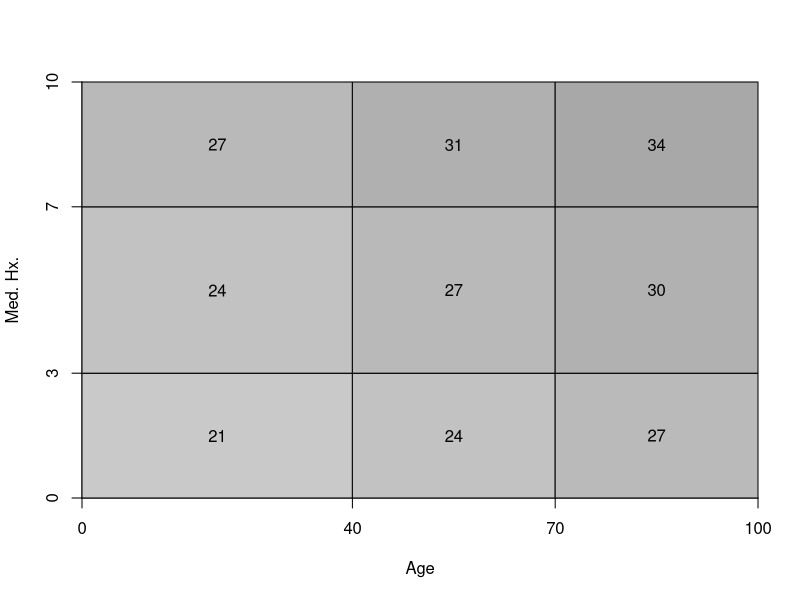
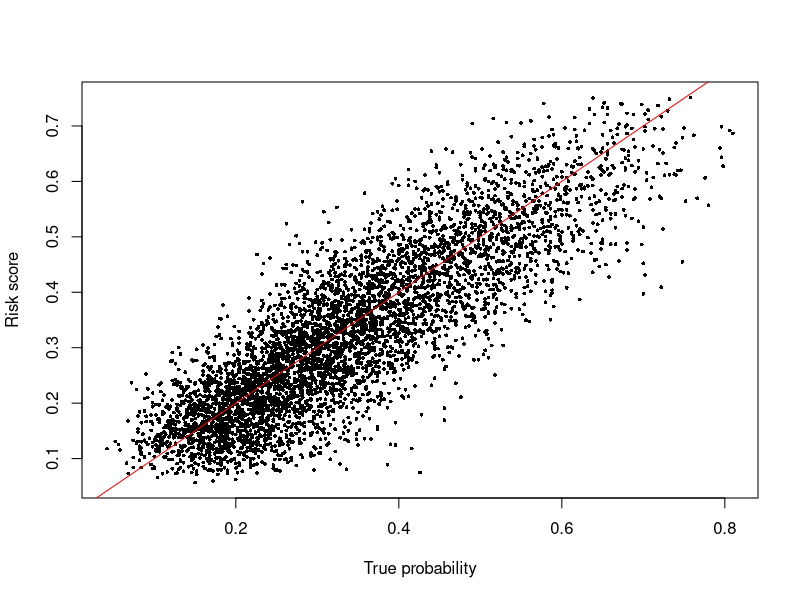
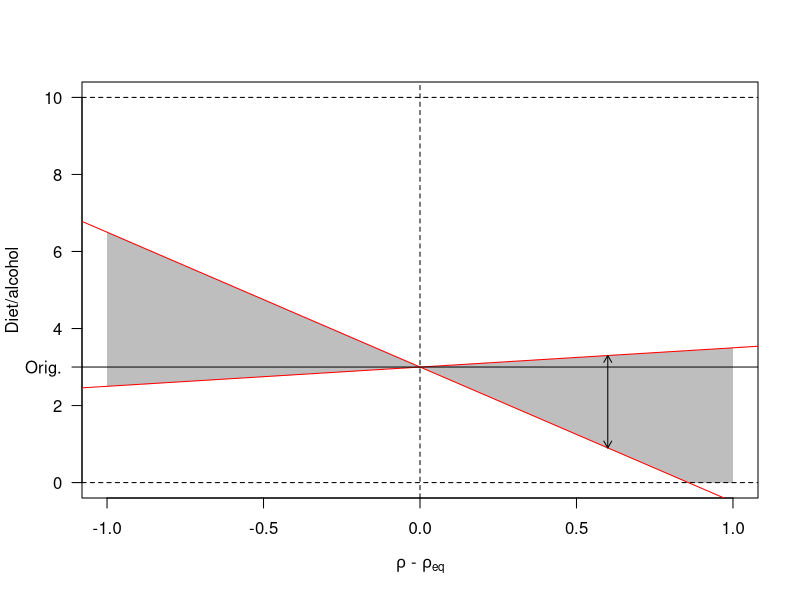
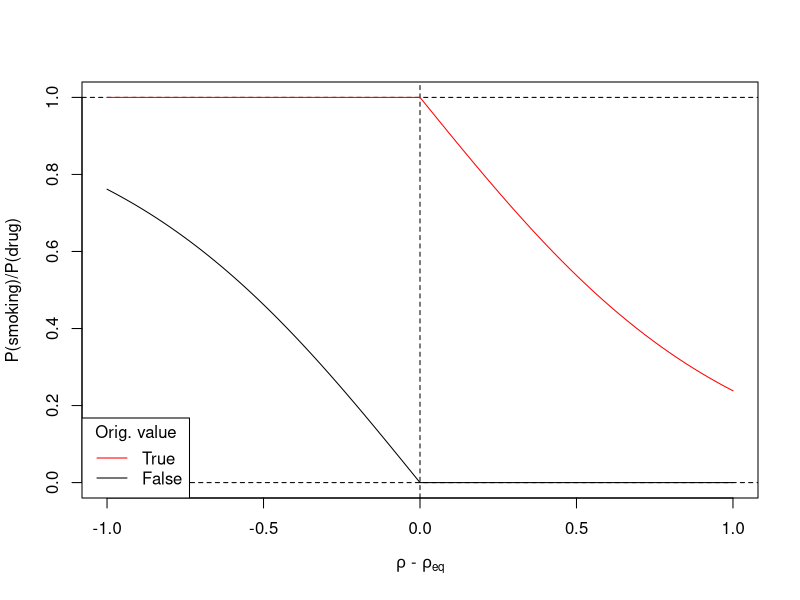

Recreate these plots in R, in order. (Note: a time limit stopped this script after it produced the figures.)
################################################################
################################################################
## Stacked interventions, general simulation                  ##
################################################################
################################################################
## 
## James Liley, April 27 2022
##



################################################################
## Seed, functions, switches, parameters                      ##
################################################################

# Random seed
seed=7364

# Set to TRUE to draw figures
drawfigs=TRUE

# Set to TRUE to save figures
savefigs=FALSE

# Set to TRUE to force a re-run; otherwise, existing objects will be used to draw figures.
rerun=FALSE



################################################################
## Packages, scripts and basic functions                      ##
################################################################

# Packages
library(matrixStats)
library(randomForest)
library(shape)

# Logistic and logit functions
logistic=function(x,a=1) 1/(1+exp(-a*x))
logit=function(x,a=1) (1/a)*log(-1 + 1/x)


################################################################
## Control parameters                                         ##
################################################################


## Settings for main simulation
npop=10000
nmed=10
pmed0=runif(nmed,0,0.5)

## General parameter controlling strength of intervention; higher=heavier intervention.
gamma=0.5

# Eventual number of epochs
e=20 

## Absolute size of coefficients for modifiable and non-modifiable covariates respectively
mod_scale=1
nmod_scale=0.5

# Degree of randomness in intervention. If >3*gamma, then intervention can move covariates in the 'wrong' direction.
int_r0=2

# Method for model fitting; "rf" or "glm"
fmodel="rf"


################################################################
## Simulate covariates of a random population                 ##
################################################################


##' @name newX
##' @description generates a random matrix of size npop containing
##'  medical-like covariates
##' @param seed random seed
##' @param npop size of population to simulate
##' @param pmed frequencies at which medications are prescribed (length is number of separate medications); defaults to 10 'drugs' at random frequencies
##' @return a data frame containing values
newX=function(seed=1,npop=10000,pmed=pmed0) {
  
  # random seed
  set.seed(seed)
  
  ## Covariates 1; non-modifiable. Age, deprivation, medical history
  age=sample(1:100,npop,rep=TRUE,prob=100 - (0.8*(1:100)))
  sex=sample(0:1,npop,rep=TRUE)
  deprivation=sample(1:5,npop,rep=TRUE)
  medhx=sample(1:10,npop,re=TRUE)
  
  ## Covariates 2; modifiable. Medications 1 to 10 (prescribed or not), diet, 
  ##  smoking, alcohol, exercise. Drugs/medications may either increase or 
  ##  decrease risk; with lifestyle factors, higher value = higher risk.
  if (is.null(pmed)) {
    nmed=10
    pmed=runif(nmed,0,0.5) # frequency with which drugs are prescribed
  } else nmed=length(pmed)
  meds=c(); for (i in 1:nmed) meds[[i]]=sample(0:1,npop,rep=T,prob=c(1-pmed[i],pmed[i]))
  meds=as.data.frame(meds); colnames(meds)=paste0("med",1:nmed)
  
  diet=runif(npop,0,10)
  smoking=sample(0:1,npop,rep=T,prob=c(0.7,0.3)) # 30% smoke
  alcohol=runif(npop,0,10)
  
  # Full data matrix
  data=cbind(age,sex,deprivation,medhx,meds,diet,smoking,alcohol)
  
  return(data)
}

################################################################
## Define ground-truth probability of outcome (f)             ##
################################################################

## Uses a linear model, with covariates set semi-randomly
set.seed(3726)

## Values of each covariate corresponding to 'reasonable' overall risk,
##  once age and medhx have been substituted to values corresponding to 
##  subcohort.
xsc=0.9 # Controls the difference between the baseline mean risk and the target risk. Lower=lower target
midvals=c(50,0.5,2,5,xsc*pmed0,xsc*5,xsc*0.5,xsc*5)
names(midvals)=colnames(newX(1,npop=10))

## Set true coefficients
med_coef_gen=rnorm(nmed,sd=0.1*mod_scale)
coef_gen=c(nmod_scale*c(age=0.01,sex=0.5,deprivation=0.2,medhx=0.1),
           mod_scale*c(meds=med_coef_gen,diet=0.1,smoking=0.2,alcohol=0.2))

## Constant
const_gen=-(t(midvals) %*% coef_gen)[1,1]-1


##' @name f
##' @description Ground truth function; probability of outcome given data dat
##' @param dat input matrix with same column names, types, and ranges as above
##' @return vector of probabilities of outcome
f=function(dat,coef=coef_gen,const=const_gen) {
  return(logistic((as.matrix(dat) %*% coef) + const))
}





################################################################
## Split population into subcohorts with various acceptable   ##
##  outcome probabilities                                     ##
################################################################

# indicator function: cohorts based on age and medical history
age_breaks=c(0,40,70,100)
medhx_breaks=c(0,3,7,10)
age_mean=(age_breaks[1:(length(age_breaks)-1)] + age_breaks[2:length(age_breaks)])/2
medhx_mean=(medhx_breaks[1:(length(medhx_breaks)-1)] + medhx_breaks[2:length(medhx_breaks)])/2

# Acceptable values (rho_eq) in each subcohort

##' @name rho_eq_sub
##' @description Generates a list of 'acceptable' values for risk in each age/medical-history subcohort.
##' @param coef the coefficients to use in the estimation of acceptable risk
##' @param const the constant to use in the estimation of acceptable risk
##' @return a vector of acceptable risks with names corresponding to 2d intervals.
rho_eq_sub=function(coef=coef_gen,const=const_gen) {
  rho_eq_val=matrix(0,length(age_breaks),length(medhx_breaks))
  for (i in 1:length(age_mean))
    for (j in 1:length(medhx_mean)) {
      mid0=midvals
      mid0["age"]=age_mean[i]; mid0["medhx"]=medhx_mean[j];
      rho_eq_val[i,j]=logistic(const + (t(mid0)%*%coef)[1,1])
    }
  xa=cut(-1:101,breaks=age_breaks); 
  xb=cut(-1:11,breaks=medhx_breaks);
  rnames=as.vector(outer(levels(xa),levels(xb),function(x,y) paste0(x,"_",y)))
  rvec=as.vector(rho_eq_val[1:(length(age_breaks)-1),1:(length(medhx_breaks)-1)])
  names(rvec)=rnames
  return(rvec)
}

# Values for const=const_gen,coef=coef_gen
rho_eq0=rho_eq_sub()


##' @name subcohorts
##' @description generates subcohort assignments for a matrix of data
##' @param X matrix of data
##' @return subcohort indices, as factor. These can be used to look up acceptable risk values.
subcohorts=function(X) {
  age_f=cut(X$age,breaks=age_breaks)
  medhx_f=cut(X$medhx,breaks=medhx_breaks)
  subc=as.factor(paste0(as.character(age_f),"_",as.character(medhx_f)))
  return(subc)
}




# Draw figure
if (drawfigs) {
  if (savefigs) pdf("./rho_eq_values_by_cohort.pdf",width=4,height=4)
  plot(0,xlim=range(age_breaks),ylim=range(medhx_breaks),type="n",xlab="Age",ylab="Med. Hx.",
       xaxs="i",yaxs="i",xaxt="n",yaxt="n")
  rho_eqm=matrix(rho_eq_sub(),3,3)
  axis(1,at=age_breaks); axis(2,at=medhx_breaks)
  for (i in 1:(length(age_breaks)-1))
    for (j in 1:(length(medhx_breaks)-1)) {
      polygon(age_breaks[c(i,i+1,i+1,i)],medhx_breaks[c(j,j,j+1,j+1)],
              col=gray(1-rho_eqm[i,j]))
      text((age_breaks[i]+age_breaks[i+1])/2,(medhx_breaks[j]+medhx_breaks[j+1])/2,
           round(100*rho_eqm[i,j]))
    }
  if (savefigs) dev.off()
}



################################################################
## Functions to fit risk score and make predictions           ##
################################################################

##' @name fit_risk_score
##' @description Fits a risk score to a design matrix and target, using a simple random forest
##' @param X design matrix
##' @param target target outcome
##' @param ntree number of trees; default 100
##' @param ... passed to randomForest()
##' @return an object which can be used to make predictions with predict()
fit_risk_score=function(X,target,...) {
  if (fmodel=="glm") return(glm(target~.,data=cbind(X,target),family=binomial(link="logit")))
  if (fmodel=="rf") return(randomForest(X,as.factor(target),...))
}

##' @name predict_risk
##' @description Makes a prediction given a model; wrapper for predict function
##' @param X design matrix
##' @param fit fitted risk score object 
##' @param ... passed to predict()
##' @return vector of predictions
predict_risk=function(X,fit,...) {
  if (fmodel=="glm") return(predict(fit,X,type="response"))
  if (fmodel=="rf") return(predict(fit,X,type="prob",...)[,2])
}


## Draw 
if (drawfigs) {
  if (savefigs) pdf("./example_fitted_vs_true.pdf",width=4,height=4)
  ## Generate a random population
  set.seed(seed)
  data=newX(seed,npop,pmed0)
  train=1:(npop/2); test=(npop/2 + 1):npop
  target_prob=f(data)
  target=rbinom(npop,1,prob=target_prob)
  scm=fit_risk_score(data[train,],target[train])
  xprob=predict_risk(data[test,],scm)
  plot(xprob,target_prob[test],xlab="True probability",ylab="Risk score",pch=16,cex=0.5)
  abline(0,1,col="red")
  if (savefigs) dev.off()
}


################################################################
## Define an intervention function (random-valued)            ##
################################################################


##' @name intervention
##' @description Defines a set of interventions on variables X, returning a new matrix X.
##'  The intervention is 'realistic' in the sense of modelling the action of a medical practitioner.
##' @param X input matrix of covariates
##' @param Y risk scores
##' @param rho_eq vector of acceptable risks, attainable from rho_eq_sub()
##' @param med_effect we assume the actor knows the sign of effects of medications on risk.
##' @param int_r parameter controlling degree of randomness in intervention. Inevitably still randomness unless int_r=0; decrease in randomness is not continuous.
##' @return a new matrix similar to X with appropriate changes made.
intervention=function(X,Y,rho_eq=rho_eq0,med_effect=sign(med_coef_gen),int_r=int_r0) {
  
  # General information
  N=dim(X)[1]
  
  # Establish subcohorts of individuals in X
  subc=subcohorts(X)
  
  # Acceptable risks for each individual
  r_eq=rho_eq[as.character(subc)]
  
  # Difference between reported risk and acceptable risk
  delta=Y-r_eq
  
  ### Interventions to lifestyle
  
  # Change to diet (probabilistic). If risk is high, try and improve diet; if risk is low, 
  # do not give specific advice (diet will probabilistically worsen slightly)
  dm=X$diet-(3*gamma*delta); ds=abs(int_r*delta)
  newdiet=runif(N,
                dm - ds,   # Probably change X in the 'right' direction: 
                dm + ds    # Possibly change X in the wrong direction
  )
  newdiet=pmax(pmin(newdiet,10),0)
  
  # Change to alcohol (probabilistic). If risk is high, try and improve alcohol; if risk is low, 
  # do not give specific advice (alcohol will probabilistically worsen slightly)
  am=X$alcohol-(3*gamma*delta); as = abs(int_r*delta)
  newalcohol= runif(N,
                    am - as,  # Probably change X in the 'right' direction: 
                    am + as   # Possibly change X in the wrong direction
  )
  newalcohol=pmax(pmin(newdiet,10),0)
  
  # Change to smoking probability (probabilistic). 
  # If the person already smokes, then decrease/slightly increase their probability of smoking after
  #  intervention according to their score.
  # Denote d=delta; v0=smoking status pre-intervention; p1(d,v0)=probability of smoking post-intervention
  # p1(0,v0) ≈ 1_(v0=1)               # if at equivocal risk, they stay as they are
  # p1(x,v0) ≈ (1-x) 1_(v0=1) if x>0  # if at higher-than equivocal risk, reduce probability of smoking
  # p1(x,v0) ≈ |x| 1_(v0=0) if x<0    # if at lower-than equivocal risk, probability of smoking passively increases
  v0=X$smoking; x=delta; gx=2*logistic(4*gamma*x)-1
  p1= (1-gx)*(v0==1 & x >= 0) + abs(gx)*(v0==0 & x<0) + 1*(v0==1 & x <= 0)
  if (int_r>0) newsmoke=rbinom(N,1,prob=p1) else newsmoke=p1
  
  # Change to medication probabilities (probabilistic). Similar to smoking.
  medx=setdiff(grep("med",colnames(X),value=T),"medhx")
  nmed=length(medx)
  newmed=X[,medx]
  for (i in 1:length(nmed)) {
    smed=med_effect[i]
    c0=X[,medx[i]]
    gx=2*logistic(4*gamma*x)-1
    if (smed>0) pnew= (1-gx)*(c0==1 & x >= 0) + abs(gx)*(c0==0 & x<0) + 1*(c0==1 & x <= 0)
    if (smed<=0) pnew= (1-abs(gx))*(c0==1 & x <= 0) + abs(gx)*(c0==0 & x>0) + 1*(c0==1 & x > 0)
    if (int_r>0) newmed[,i]=rbinom(N,1,prob=pnew) else newmed[,i]=pnew
  }
  colnames(newmed)=medx
  
  newX=cbind(X$age,X$sex,X$deprivation,X$medhx,newmed,newdiet,newsmoke,newalcohol)
  
  colnames(newX)=colnames(X)
  
  return(newX)    
}

## Draw some examples of interventions
if (drawfigs) {
  if (savefigs) pdf("./intervention1.pdf",width=4,height=4)
  plot(0,type="n",xlim=c(-1,1),ylim=c(0,10),
       xlab=expression(paste(rho," - ",rho[eq])),ylab="Diet/alcohol",yaxt="n") 
  orig=3; xr0=-1; xr1=1; yr0=0; yr1=10
  axis(2,at=c(0,2,3,4,6,8,10),label=c("0","2","Orig.","4","6","8","10"),las=2)
  g1=-(3*gamma - int_r0); g2=-(3*gamma + int_r0)
  polygon(c(-1,1,1,-orig/g2,-1,-1),c(orig - g1,orig + g1,0,0,orig - g2,orig-g1),
          col="gray",border=NA)
  abline(orig,g1,col="red");   abline(orig,g2,col="red")
  abline(v=0,lty=2); abline(h=yr0,lty=2); abline(h=yr1,lty=2)
  abline(h=orig,lwd=1)
  xex=0.6
  Arrows(xex,orig + g1*xex,xex,orig + g2*xex,code=3,arr.type="simple",arr.length=0.2)
  if (savefigs) dev.off()
  
  if (savefigs) pdf("./intervention2.pdf",width=4,height=4)
  plot(0,type="n",xlim=c(-1,1),ylim=c(0,1),
       xlab=expression(paste(rho," - ",rho[eq])),ylab="P(smoking)/P(drug)") 
  xr0=-1; xr1=1; yr0=0; yr1=1; xp=seq(0,1,length=200); xn=-xp
  gp=2*logistic(4*gamma*xp)-1;   gn=2*logistic(4*gamma*xn)-1
  abline(v=0,lty=2); abline(h=yr0,lty=2); abline(h=yr1,lty=2)
  lines(xp,1-gp,col="red"); lines(xn,rep(1,length(xn)),col="red")
  lines(xp,rep(0,length(xp)),col="black"); lines(xn,abs(gn),col="black")
  legend("bottomleft",c("True","False"),lty=c(1,1), col=c("red","black"),title="Orig. value")
  if (savefigs) dev.off()
}



################################################################
## Plotting function for scores                               ##
################################################################

##' @name plotscores
##' @description Draws a plot of risk scores across risk categories.
##' @param X matrix of covariates
##' @param legend draw a legend
plotscores=function(X,legend=FALSE) {
  target_prob=f(X)
  strat=subcohorts(X)
  sval=levels(strat)
  rho_eq0=rho_eq_sub()
  plot(0,xlim=c(0,length(sval)),ylim=c(-0.5,1.1),type="n",xaxt="n",yaxt="n",
       ylab="Risk",xlab="",bty="n")
  dsc=0.05; rl=0.7
  for (i in 1:length(sval)) {
    w=which(strat==sval[i])
    xx=i + rl*((1:length(w))/(1+length(w)))
    dx=density(target_prob[w])
    points(xx-1,target_prob[w],pch=".",col="gray")
    polygon(i + rl/2 + dsc*c(dx$y,-rev(dx$y))-1,c(dx$x,rev(dx$x)),
            col=rgb(0,0,1,alpha=0.5),border=NA)
    lines(c(i,i+rl)-1,rep(rho_eq0[sval[i]],2),col="red",lwd=2)
    points(i + rl/2-1,mean(target_prob[w]),pch=16,cex=0.6)
  }
  sval0=strsplit(levels(strat),"_")
  s1=unlist(lapply(sval0,function(x) x[1]))
  s2=unlist(lapply(sval0,function(x) x[2]))
  #s1=gsub("(","A: ",s1,fixed=T); s1=gsub(",","-",s1); s1=gsub("]","",s1)
  #s2=gsub("(","M: ",s2,fixed=T); s2=gsub(",","-",s2); s2=gsub("]","",s2)
  #sval2=paste0(s1,"; ",s2)
  axis(2,at=seq(0,1,length=6),las=2)
  mline=-0.18; spc=0.15
  mtext("Med.Hx:",side=2,line=3,at=mline,las=2,adj=0)
  mtext("Age:",side=2,line=3,at=mline-spc,las=2,adj=0)
  text((3-(1-rl))/2,mline,s2[1])
  text(3+(3-(1-rl))/2,mline,s2[2])
  text(6+(3-(1-rl))/2,mline,s2[3])
  for (i in 1:3) for (j in 1:3) text(3*i-3 + j-1 + rl/2,mline-spc,s1[3*j -2],srt=90,adj=c(0.8,0.5))
  #axis(1,at=1:length(sval),labels=sval2,las=2)
  segments(c(0,3,6),rep(mline-spc/2,3),c(3,6,9)-(1-rl),rep(mline-spc/2,3),lwd=2)
  
  
  if (legend) 
    legend("topleft",bty="n",c("Scores","Mean","Distribution",expression(rho[eq])),
           col=c("gray","black",rgb(0,0,1,alpha=0.5),"red"),pch=c(16,16,16,NA),lty=c(NA,NA,NA,1))
}





################################################################
## Run simulation                                             ##
################################################################

if (rerun | !exists(paste0("rho",e))) {
  data0=newX(seed,npop,pmed0) # Covariates, pre-intervention
  target0=rbinom(npop,1,prob=f(data0))
  rho0=fit_risk_score(data0,target0)
  print(0)
  for (i in 1:e) {
    data0=newX(seed + i,npop,pmed0) # Covariates, pre-intervention
    riskx=matrix(0,npop,i)
    trueriskx=riskx
    for (j in 1:i) {
      riskx[,j]=predict_risk(data0,get(paste0("rho",j-1)))
    }
    ndata=data0
    for (j in 1:i) {
      ndata=intervention(ndata,riskx[,j])
      trueriskx[,j]=f(ndata)
    }
    targetn=rbinom(npop,1,prob=f(ndata))
    assign(paste0("rho",i),fit_risk_score(data0,targetn))
    print(i)
  }
}

## Draw figures
if (drawfigs) {
  if (!savefigs) par(mfrow=c(1,2))
  if (savefigs) {
    pdf("./scores_pre_intervention.pdf",width=5,height=5)
    par(mar=c(1.1, 4.1, 1.1, 1.1))
  }
  plotscores(data0,legend=TRUE)
  if (savefigs) dev.off()
  if (savefigs) {
    pdf("./scores_post_intervention.pdf",width=5,height=5)
    par(mar=c(1.1, 4.1, 1.1, 1.1))
  }
  plotscores(ndata,legend=TRUE)
  if (savefigs) dev.off()
  if (!savefigs) par(mfrow=c(1,1))
}
